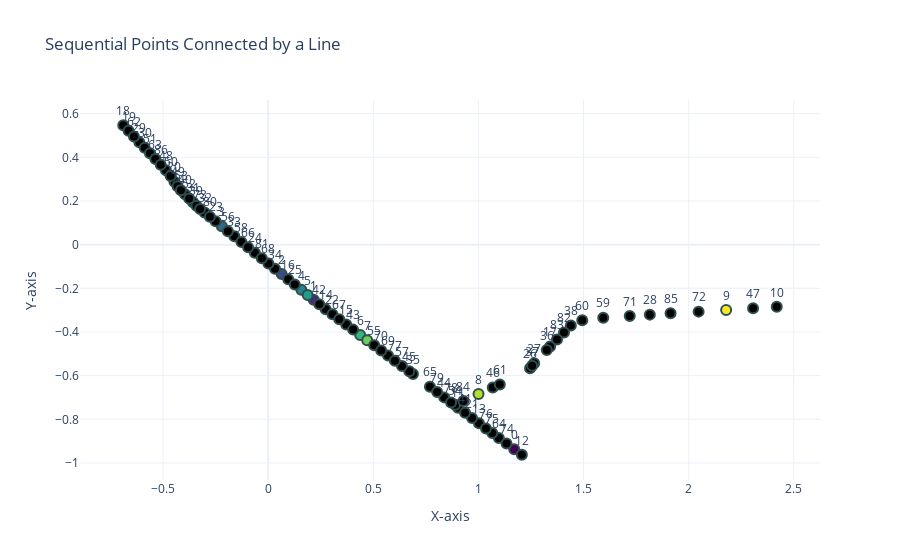

Notebook code cell kept with this figure:
### Code cell
import plotly.graph_objs as go
import plotly.express as px
import numpy as np
fig = go.Figure()
fig.add_trace(go.Scatter(
    x=X_linear.loc[:,'x'], y=X_linear.loc[:,'y'],
    mode='markers+text',  # Add markers and text
    text=[str(i) for i in range(len(X_linear.loc[:,'ids']))],  # Annotate with indices
    textposition="top center",
    marker=dict(
        color=px.colors.sequential.Viridis,  # Use Viridis colormap
        size=10,
        line=dict(
            color='DarkSlateGrey',
            width=2
        )
    )
))
fig.update_layout(
    title='Sequential Points Connected by a Line',
    xaxis_title='X-axis',
    yaxis_title='Y-axis',
    legend_title='Labels',
    showlegend=False,
    template="plotly_white"
)
fig.update_xaxes(showgrid=True)
fig.update_yaxes(showgrid=True)
fig.show()

### Figure 1 — Plotly figure (JSON) as saved in the notebook; plotly's stock layout.template omitted (floating-point values rounded to 4 significant figures)
{"data": [{"marker": {"color": ["#440154", "#482878", "#3e4989", "#31688e", "#26828e", "#1f9e89", "#35b779", "#6ece58", "#b5de2b", "#fde725"], "line": {"color": "DarkSlateGrey", "width": 2}, "size": 10}, "mode": "markers+text", "text": ["0", "1", "2", "3", "4", "5", "6", "7", "8", "9", "10", "11", "12", "13", "14", "15", "16", "17", "18", "19", "20", "21", "22", "23", "24", "25", "26", "27", "28", "29", "30", "31", "32", "33", "34", "35", "36", "37", "38", "39", "40", "41", "42", "43", "44", "45", "46", "47", "48", "49", "50", "51", "52", "53", "54", "55", "56", "57", "58", "59", "60", "61", "62", "63", "64", "65", "66", "67", "68", "69", "70", "71", "72", "73", "74", "75", "76", "77", "78", "79", "80", "81", "82", "83", "84", "85", "86"], "textposition": "top center", "type": "scatter", "x": [1.17, 0.2162, 0.06372, -0.2208, 0.1575, 0.1876, 0.4372, 0.4708, 1.0, 2.178, 2.419, 0.9029, 1.207, 1.003, 0.2734, 0.371, 0.0952, 1.341, -0.6897, -0.6643, -0.4462, 0.9696, 0.3056, -0.25, -0.06367, 0.1264, 1.246, 1.265, 1.815, -0.6131, -0.5878, -0.3577, -0.3026, -0.1611, 0.03217, 0.6885, 1.325, 1.255, 1.44, -0.3413, -0.3958, 0.9363, 0.2432, 0.4038, 0.8373, 0.671, 1.068, 2.306, -0.4867, -0.4314, -0.4644, -0.5626, -0.3761, -0.4154, 0.889, 0.5041, -0.1919, 0.6362, -0.1275, 1.594, 1.494, 1.102, -0.6388, -0.537, 1.097, 0.7692, -0.09591, 0.3378, 0.0009456, 0.5699, 0.5375, 1.72, 2.047, -0.3241, 1.134, 1.066, 1.036, 0.6024, 0.8697, 0.8036, -0.2775, -0.03054, 1.407, 1.374, 0.9287, 1.914, -0.5115], "y": [-0.9368, -0.2524, -0.1348, 0.08418, -0.207, -0.2304, -0.4135, -0.4376, -0.6845, -0.2991, -0.285, -0.7466, -0.9624, -0.818, -0.2957, -0.3656, -0.159, -0.4664, 0.5469, 0.5213, 0.2885, -0.7943, -0.3186, 0.1068, -0.03672, -0.1829, -0.5661, -0.5434, -0.3205, 0.4695, 0.4439, 0.1942, 0.1474, 0.03809, -0.1105, -0.5928, -0.4823, -0.5548, -0.3703, 0.1784, 0.2304, -0.7705, -0.2734, -0.3892, -0.6996, -0.5804, -0.6547, -0.2916, 0.3409, 0.2673, 0.3144, 0.4182, 0.2117, 0.249, -0.7335, -0.4611, 0.06177, -0.5556, 0.01245, -0.3344, -0.346, -0.6401, 0.4955, 0.3921, -0.8854, -0.6507, -0.01188, -0.3417, -0.0864, -0.5081, -0.4849, -0.3264, -0.3068, 0.1638, -0.9109, -0.8632, -0.8418, -0.5313, -0.7229, -0.6754, 0.128, -0.06213, -0.4024, -0.4342, -0.716, -0.3148, 0.3663]}], "layout": {"legend": {"title": {"text": "Labels"}}, "showlegend": false, "title": {"text": "Sequential Points Connected by a Line"}, "xaxis": {"showgrid": true, "title": {"text": "X-axis"}}, "yaxis": {"showgrid": true, "title": {"text": "Y-axis"}}}}
